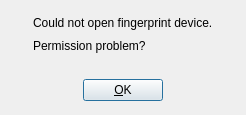
<ui version="4.0" >
 <class>MessageDialog</class>
 <widget class="QDialog" name="MessageDialog" >
  <property name="windowModality" >
   <enum>Qt::ApplicationModal</enum>
  </property>
  <property name="geometry" >
   <rect>
    <x>0</x>
    <y>0</y>
    <width>246</width>
    <height>115</height>
   </rect>
  </property>
  <property name="focusPolicy" >
   <enum>Qt::StrongFocus</enum>
  </property>
  <property name="windowTitle" >
   <string>ERROR</string>
  </property>
  <property name="windowIcon" >
   <iconset resource="widget-res.qrc" >
    <normaloff>:/new/prefix1/res/gnome-user-interface.png</normaloff>:/new/prefix1/res/gnome-user-interface.png</iconset>
  </property>
  <layout class="QVBoxLayout" >
   <item>
    <layout class="QHBoxLayout" >
     <item>
      <spacer>
       <property name="orientation" >
        <enum>Qt::Horizontal</enum>
       </property>
       <property name="sizeHint" stdset="0" >
        <size>
         <width>16</width>
         <height>46</height>
        </size>
       </property>
      </spacer>
     </item>
     <item>
      <layout class="QVBoxLayout" >
       <property name="spacing" >
        <number>0</number>
       </property>
       <item>
        <widget class="QLabel" name="messageLabel" >
         <property name="text" >
          <string>Could not open fingerprint device.</string>
         </property>
        </widget>
       </item>
       <item>
        <widget class="QLabel" name="questionLabel" >
         <property name="focusPolicy" >
          <enum>Qt::NoFocus</enum>
         </property>
         <property name="text" >
          <string>Permission problem?</string>
         </property>
        </widget>
       </item>
      </layout>
     </item>
     <item>
      <spacer>
       <property name="orientation" >
        <enum>Qt::Horizontal</enum>
       </property>
       <property name="sizeHint" stdset="0" >
        <size>
         <width>16</width>
         <height>20</height>
        </size>
       </property>
      </spacer>
     </item>
    </layout>
   </item>
   <item>
    <spacer>
     <property name="orientation" >
      <enum>Qt::Vertical</enum>
     </property>
     <property name="sizeHint" stdset="0" >
      <size>
       <width>182</width>
       <height>16</height>
      </size>
     </property>
    </spacer>
   </item>
   <item>
    <layout class="QHBoxLayout" >
     <item>
      <spacer>
       <property name="orientation" >
        <enum>Qt::Horizontal</enum>
       </property>
       <property name="sizeHint" stdset="0" >
        <size>
         <width>16</width>
         <height>28</height>
        </size>
       </property>
      </spacer>
     </item>
     <item>
      <widget class="QPushButton" name="okButton" >
       <property name="text" >
        <string>&amp;OK</string>
       </property>
      </widget>
     </item>
     <item>
      <spacer>
       <property name="orientation" >
        <enum>Qt::Horizontal</enum>
       </property>
       <property name="sizeHint" stdset="0" >
        <size>
         <width>40</width>
         <height>20</height>
        </size>
       </property>
      </spacer>
     </item>
    </layout>
   </item>
  </layout>
 </widget>
 <resources>
  <include location="widget-res.qrc" />
 </resources>
 <connections/>
</ui>
